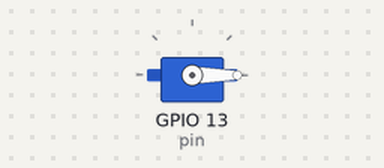
Bench run of a sketch on a simulated ESP32. On the bench: servo.

Above: at 0.05 s.
Timing chart, 0 to 4.6 s (numbered marks = the images above):
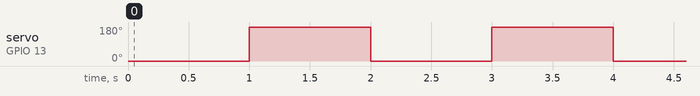

The sketch:

servo_basic.ino
```cpp
#include <ESP32Servo.h>
#define pin 13

Servo sv;

void setup() {
  sv.attach(pin);  //서보모터가 몇번 핀인지 알려주고, 서보모터를 켜기
}

void loop() {
  sv.write(0);  //서보모터 몇도 움직이라고 명령하는 코드
  delay(1000);  //1초동안 대기
  sv.write(180);
  delay(1000);
}
```

Measured:
- by itself, servo on GPIO 13 (pin): alternates 180° for 1.0 s and 0° for 1.0 s
